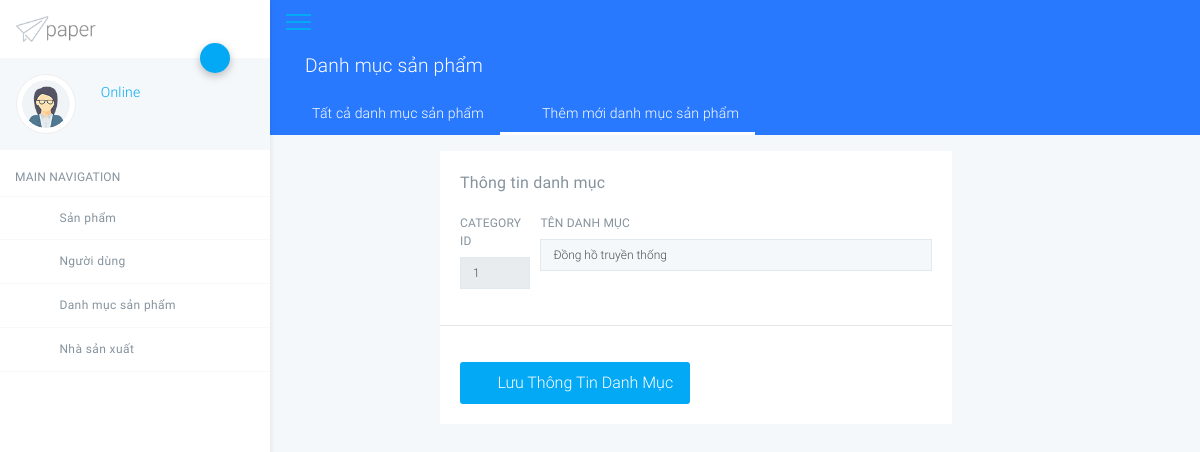
The app's page /admincp/categoriescontrol?catid=1, older data.
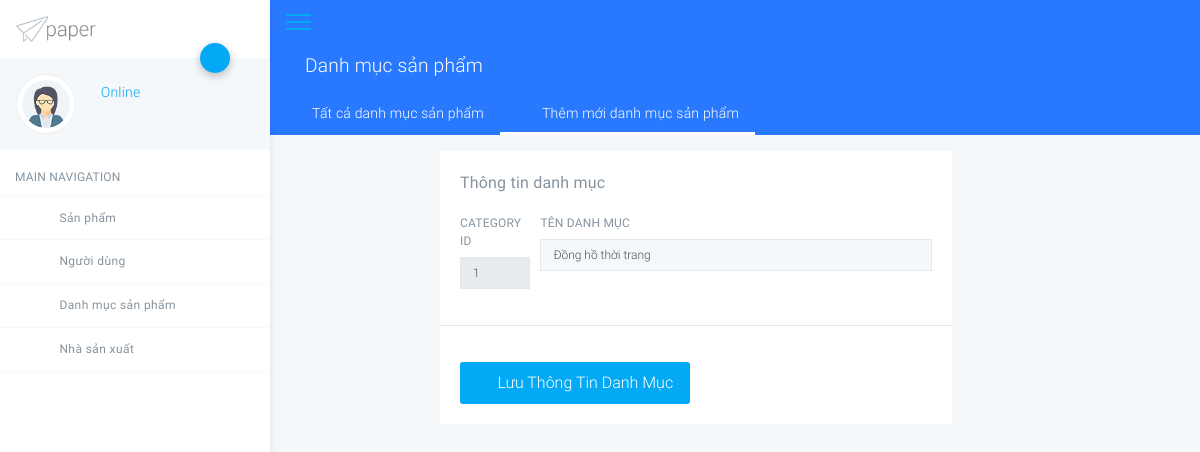
The same page, newer data.
### tables this page shows
CREATE TABLE `categories` (
  `cat_id` int(11) NOT NULL,
  `cat_title` varchar(100) NOT NULL
);

### mvc/core/Controller.php (called while the page is built, shortened)
<?php
class Controller
{
    public function model($model)
    {
        return new $model;
    }
    public function view($view, $data = [])
    {
        $isAdminRequest = isAdminPath();
        $viewPath = APPLICATION_PATH . "/mvc/views/";
        if ($isAdminRequest) {
            $viewPath = APPLICATION_PATH . "/admincp/views/";
        }
        require_once($viewPath . $view . ".php");
    }
}

### admincp/controllers/categoriescontrol.php (called while the page is built, shortened)
<?php
class CategoriesControl extends Controller
{
    public $prod;
    public $request;
    public function __construct()
    {
        $this->request = new Request();
        $this->prod = $this->model("productModel");
    }
    public function Action()
    {
        $valueID = '';
        if ($this->request->isQuery("catid")) {
            $valueID = $this->request->getQuery("catid");
            $result = $this->prod->checkProductID($valueID);
        }
        $this->view("AdminLayout", [
            "page" => "CategoriesControl",
            "detailCat" => $this->prod->GetDetailCat($valueID),
        ]);
    }
}

### mvc/core/Route.php (called while the page is built, shortened)
<?php
class Route
{
    protected $method = "Action";
    protected $params = [];
    function __construct()
    {
        $request = $this->getRoute();
        $isAdminRequest = isAdminPath();
        $controllerPath = APPLICATION_PATH . "/mvc/controllers/";
        if ($isAdminRequest) {
            $controllerPath = APPLICATION_PATH . "/admincp/controllers/";
        }
        if (file_exists($controllerPath . $request[0] . ".php")) {
            $this->controller = $request[0];
        }
        $this->controller = new $this->controller;
        call_user_func_array([$this->controller, $this->method], $this->params);
    }
    function getRoute()
    {
        if (isset($_GET["url"])) {
            return explode("/", filter_var(trim($_GET["url"], "/")));
        }
    }
}

### admincp/index.php (called while the page is built, shortened)
<?php
$notoli = new Route();

### mvc/core/utils.php (called while the page is built, shortened)
<?php
function isAdminPath()
{
  $params = explode('/', $_SERVER["REQUEST_URI"]);
  $params = array_reverse($params);
  if (isset($params[1]) && $params[1] == 'admincp') {
    return true;
  }
  return false;
}

### mvc/core/DB.php (called while the page is built, shortened)
<?php
class DB
{
    function __construct()
    {
        $this->con = mysqli_connect(SERVER, USERNAME, PASSWORD);
    }
}

### mvc/core/Request.php (called while the page is built, shortened)
<?php
class Request
{
    public function getValue($data, $key = null)
    {
        if (isset($data[$key])) {
            return $data[$key];
        }
        return null;
    }
    public function isPost($name = null)
    {
        return false;
    }
    public function getQuery($name = null)
    {
        $rawValue = $this->getValue($_GET, $name);
        $encodeValue = htmlspecialchars($rawValue);
        return $encodeValue;
    }
    public function isQuery($name = null)
    {
        if (isset($_GET[$name])) {
            return true;
        }
        return false;
    }
}

### mvc/models/productModel.php (called while the page is built, shortened)
<?php
class productModel extends DB
{
    public function checkProductID($prod_id)
    {
        $qr = "SELECT prod_id FROM products WHERE prod_id = '$prod_id'";
        $rows = mysqli_query($this->con, $qr);
        $result = false;
        if (mysqli_num_rows($rows) > 0) {
            $result = true;
        }
        return json_encode($result);
    }
    public function GetDetailCat($id)
    {
        $qr = "SELECT * FROM `categories` WHERE cat_id = '$id'";
        return mysqli_query($this->con, $qr);
    }
}

### admincp/views/pages/CategoriesControl.php (the view)
<div class="page has-sidebar-left">
    <header class="blue accent-3 relative">
        <div class="container-fluid text-white">
            <div class="row p-t-b-10 ">
                <div class="col">
                    <h4>
                        <i class="icon-package"></i>
                        Danh mục sản phẩm
                    </h4>
                </div>
            </div>
            <div class="row">
                <ul class="nav responsive-tab nav-material nav-material-white">
                    <li>
                        <a class="nav-link" href="admincp/categories"><i class="icon icon-list"></i>Tất cả danh mục sản phẩm</a>
                    </li>
                    <li>
                        <a class="nav-link active" href="admincp/categoriescontrol"><i class="icon icon-plus-circle"></i>Thêm mới danh mục sản phẩm</a>
                    </li>
                </ul>
            </div>
        </div>
    </header>
    <div class="container-fluid animatedParent animateOnce">
        <div class="animated fadeInUpShort go">
            <div class="row my-3">
                <div class="col-md-7 offset-md-2">
                    <form method="POST" action="" name="form-user">
                        <div class="card no-b no-r">
                            <div class="card-body">
                                <h5 class="card-title">Thông tin danh mục</h5>
                                <div class="form-row">
                                    <div class="col-md-12">
                                        <div class="form-row">
                                            <div class="form-group col-2 m-0">
                                                <?php
                                                if (isset($_GET["catid"])) {
                                                    $rows = mysqli_fetch_array($data["detailCat"]);
                                                    $id = $rows["cat_id"];
                                                    $title = $rows["cat_title"];
                                                } else {
                                                    $id = $title = '';
                                                }
                                                ?>
                                                <label for="id" class="col-form-label s-12">CATEGORY ID</label>
                                                <input id="id" name="id" placeholder="CAT ID" value="<?php echo $id ?>" style="cursor: not-allowed;" class="form-control r-0 light s-12" type="text" value="" readonly="">
                                            </div>
                                            <div class="form-group col-10 m-0">
                                                <label for="title" class="col-form-label s-12">TÊN DANH MỤC</label>
                                                <input id="title" name="title" placeholder="Tên danh mục" value="<?php echo $title ?>" class="form-control r-0 light s-12 " type="text">
                                            </div>
                                        </div>
                                    </div>
                                </div>
                            </div>
                            <hr>
                            <div class="card-body">
                                <button type="submit" name="addCategory" id="addCategory" class="btn btn-primary btn-lg"><i class="icon-save mr-2"></i>Lưu Thông Tin Danh Mục</button>
                            </div>
                        </div>
                    </form>
                </div>
            </div>
        </div>
    </div>

### admincp/views/AdminLayout.php (shortened to what this page needs)
<!DOCTYPE html>
<html lang="zxx">
<head>
    <link rel="stylesheet" href="https://maxcdn.bootstrapcdn.com/bootstrap/4.0.0/css/bootstrap.min.css">
    <link rel="stylesheet" href="./publicAdmin/assets/css/app.css">
    <link rel="stylesheet" href="./publicAdmin/assets/css/dev.css">
</head>
<body class="light">
    <div id="app">
        <?php require_once APPLICATION_VIEW_PATH . "/blockAdmin/sidebar.php" ?>
        <div class="has-sidebar-left">
            <div class="sticky">
                <div class="navbar navbar-expand navbar-dark d-flex justify-content-between bd-navbar blue accent-3">
                    <div class="relative">
                        <a href="#" data-toggle="push-menu" class="paper-nav-toggle pp-nav-toggle">
                            <i></i>
                        </a>
                    </div>
                </div>
            </div>
        </div>
        <?php require_once APPLICATION_VIEW_PATH . "/pages/" . $data["page"] . ".php" ?>
    </div>
</body>
</html>

### admincp/views/blockAdmin/sidebar.php (shortened to what this page needs)
<aside class="main-sidebar fixed offcanvas shadow" data-toggle='offcanvas'>
    <section class="sidebar">
        <div class="w-80px mt-3 mb-3 ml-3">
            <img src="./publicAdmin/assets/img/basic/logo.png" alt="">
        </div>
        <div class="relative">
            <a data-toggle="collapse" href="#userSettingsCollapse" role="button" aria-expanded="false" aria-controls="userSettingsCollapse" class="btn-fab btn-fab-sm absolute fab-right-bottom fab-top btn-primary shadow1 ">
                <i class="icon icon-cogs"></i>
            </a>
            <div class="user-panel p-3 light mb-2">
                <div>
                    <div class="float-left image">
                        <img class="user_avatar" src="./publicAdmin/assets/img/dummy/u2.png" alt="User Image">
                    </div>
                    <div class="float-left info">
                        <a href="#"><i class="icon-circle text-primary blink"></i> Online</a>
                    </div>
                </div>
                <div class="clearfix"></div>
            </div>
        </div>
        <ul class="sidebar-menu">
            <li class="header"><strong>MAIN NAVIGATION</strong></li>
            <li class="treeview"><a href="#"><i class="icon icon icon-package blue-text s-18"></i>Sản phẩm<i class="icon icon-angle-left s-18 pull-right"></i></a>
            </li>
            <li class="treeview"><a href="#"><i class="icon icon-account_box light-green-text s-18"></i>Người dùng<i class="icon icon-angle-left s-18 pull-right"></i></a>
            </li>
            <li class="treeview"><a href="#"><i class="icon icon-sailing-boat-water purple-text s-18"></i>Danh mục sản phẩm<i class="icon icon-angle-left s-18 pull-right"></i></a>
            </li>
            <li class="treeview"><a href="#"><i class="icon icon-cogs text-yellow s-18"></i>Nhà sản xuất<i class="icon icon-angle-left s-18 pull-right"></i></a>
            </li>
        </ul>
    </section>
</aside>

Row changes from the older to the newer data that the page shows:
changed categories id 1: title "Đồng hồ truyền thống" → "Đồng hồ thời trang"
